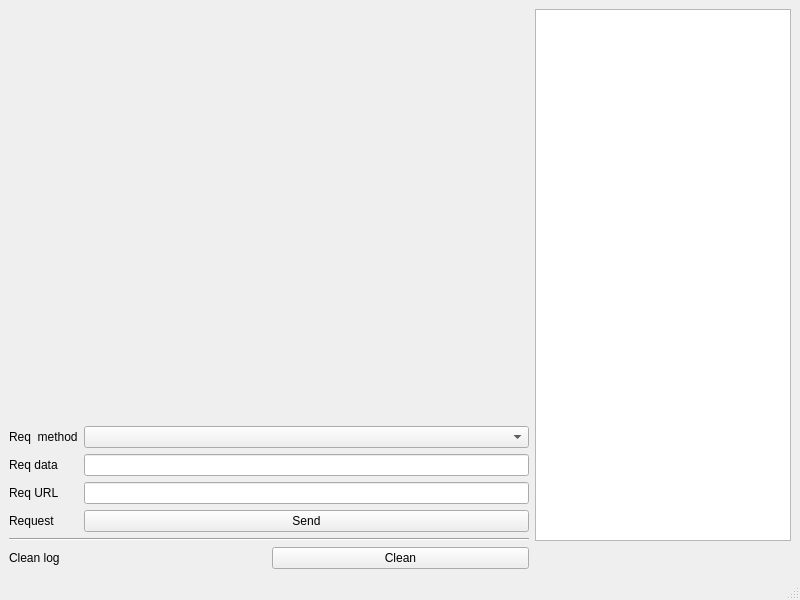
<?xml version="1.0" encoding="UTF-8"?>
<ui version="4.0">
 <class>http_test</class>
 <widget class="QMainWindow" name="http_test">
  <property name="geometry">
   <rect>
    <x>0</x>
    <y>0</y>
    <width>800</width>
    <height>600</height>
   </rect>
  </property>
  <property name="windowTitle">
   <string>MainWindow</string>
  </property>
  <widget class="QWidget" name="centralwidget">
   <layout class="QGridLayout" name="gridLayout" columnstretch="1,0">
    <item row="2" column="0">
     <layout class="QHBoxLayout" name="horizontalLayout">
      <item>
       <widget class="QLabel" name="label">
        <property name="text">
         <string>Clean log</string>
        </property>
       </widget>
      </item>
      <item>
       <widget class="QPushButton" name="clean_btn">
        <property name="text">
         <string>Clean</string>
        </property>
       </widget>
      </item>
     </layout>
    </item>
    <item row="1" column="0">
     <widget class="Line" name="line">
      <property name="orientation">
       <enum>Qt::Horizontal</enum>
      </property>
     </widget>
    </item>
    <item row="0" column="1" rowspan="2">
     <widget class="QTextEdit" name="textEdit"/>
    </item>
    <item row="0" column="0">
     <layout class="QFormLayout" name="formLayout">
      <item row="1" column="0">
       <widget class="QLabel" name="label_4">
        <property name="text">
         <string>Req  method</string>
        </property>
       </widget>
      </item>
      <item row="1" column="1">
       <widget class="QComboBox" name="comboBox"/>
      </item>
      <item row="2" column="1">
       <widget class="QLineEdit" name="rq_content"/>
      </item>
      <item row="3" column="0">
       <widget class="QLabel" name="label_3">
        <property name="text">
         <string>Req URL</string>
        </property>
       </widget>
      </item>
      <item row="3" column="1">
       <widget class="QLineEdit" name="rq_url"/>
      </item>
      <item row="4" column="0">
       <widget class="QLabel" name="label_2">
        <property name="text">
         <string>Request</string>
        </property>
       </widget>
      </item>
      <item row="4" column="1">
       <widget class="QPushButton" name="send_btn">
        <property name="text">
         <string>Send</string>
        </property>
       </widget>
      </item>
      <item row="0" column="1">
       <spacer name="verticalSpacer">
        <property name="orientation">
         <enum>Qt::Vertical</enum>
        </property>
        <property name="sizeHint" stdset="0">
         <size>
          <width>20</width>
          <height>40</height>
         </size>
        </property>
       </spacer>
      </item>
      <item row="2" column="0">
       <widget class="QLabel" name="label_5">
        <property name="text">
         <string>Req data</string>
        </property>
       </widget>
      </item>
     </layout>
    </item>
   </layout>
  </widget>
  <widget class="QMenuBar" name="menubar">
   <property name="geometry">
    <rect>
     <x>0</x>
     <y>0</y>
     <width>800</width>
     <height>22</height>
    </rect>
   </property>
  </widget>
  <widget class="QStatusBar" name="statusbar"/>
 </widget>
 <resources/>
 <connections/>
</ui>
